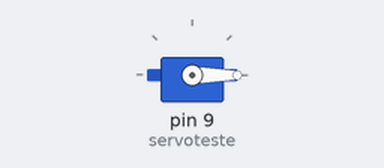
The sketch below on a simulated Arduino Uno, built with avr-gcc and run on an emulated ATmega328P. Shown: servo.

Above: at 0.05 s.
At 1.5 s:
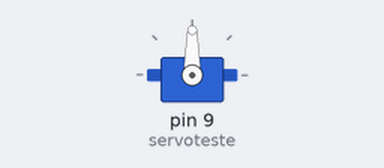
At 3.0 s:
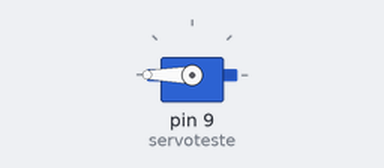
Timing chart, 0 to 6.9 s (numbered marks = the images above):
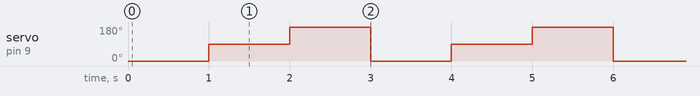

Measured:
- by itself, servo on pin 9 (servoteste): repeats every 3.0 s: 180° 1.0 s, 0° 1.0 s, 90° 1.0 s

The sketch:

servoTeste.ino
```cpp
#include <Servo.h>
Servo servoteste;

void setup()
{
  servoteste.attach(9);
}
void loop()
{
  servoteste.write(0);
  delay(1000);
  servoteste.write(90);
  delay(1000);
  servoteste.write(180);
  delay(1000);
}
```
